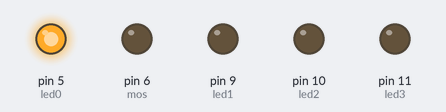
Recording of a sketch running on a simulated Arduino Uno, built with avr-gcc and run on an emulated ATmega328P. Parts: output pins drawn as LEDs (lit = HIGH).

Above: at 0.2 s.
At 1.2 s:
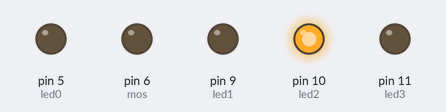
At 2.7 s:
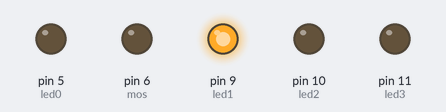
At 3.7 s:
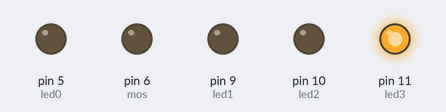
Timing chart, 0 to 4.6 s (numbered marks = the images above):
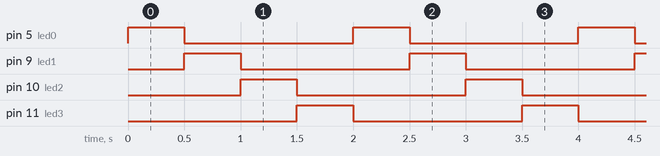

Measured:
- by itself, pin 5 (led0), pin 9 (led1), pin 10 (led2), pin 11 (led3): alternates HIGH for 0.50 s and LOW for 1.5 s
- by itself, everything shown: repeats every 2.0 s, in 4 steps

The sketch:

Teste_LEDs.ino
```cpp
#define io2 A0
#define hbridgedir A1
#define pot A2
#define asensor A3
//#define SDA A4
//#define SCL A5
#define io0 0
#define io1 1
#define dsenstrig 2
#define hbridgepwm 3
#define bot0 4
#define led0 5
#define mos 6
#define bot1 7
#define bot2 8
#define led1 9
#define led2 10
#define led3 11
#define bot3 12
#define dsensecho 13

void setup() {
  pinMode(bot0, INPUT);
  pinMode(bot1, INPUT);
  pinMode(bot2, INPUT);
  pinMode(bot3, INPUT);
  pinMode(pot, INPUT);
  pinMode(led0, OUTPUT);
  pinMode(led1, OUTPUT);
  pinMode(led2, OUTPUT);
  pinMode(led3, OUTPUT);
  pinMode(mos, OUTPUT);


// CONFIGURA A REFERÊNCIA DO ADC COMO EXTERNA
  // descomente a linha abaixo para utilizar a referência de tensão externa
  //analogReference(EXTERNAL);

  }

void loop() {

  piscaled();

  }

void piscaled(){
  digitalWrite(led3, LOW);
  digitalWrite(led0, HIGH);
  delay(500);
  digitalWrite(led0, LOW);
  digitalWrite(led1, HIGH);
  delay(500);
  digitalWrite(led1, LOW);
  digitalWrite(led2, HIGH);
  delay(500);
  digitalWrite(led2, LOW);
  digitalWrite(led3, HIGH);
  delay(500);

  }
```
